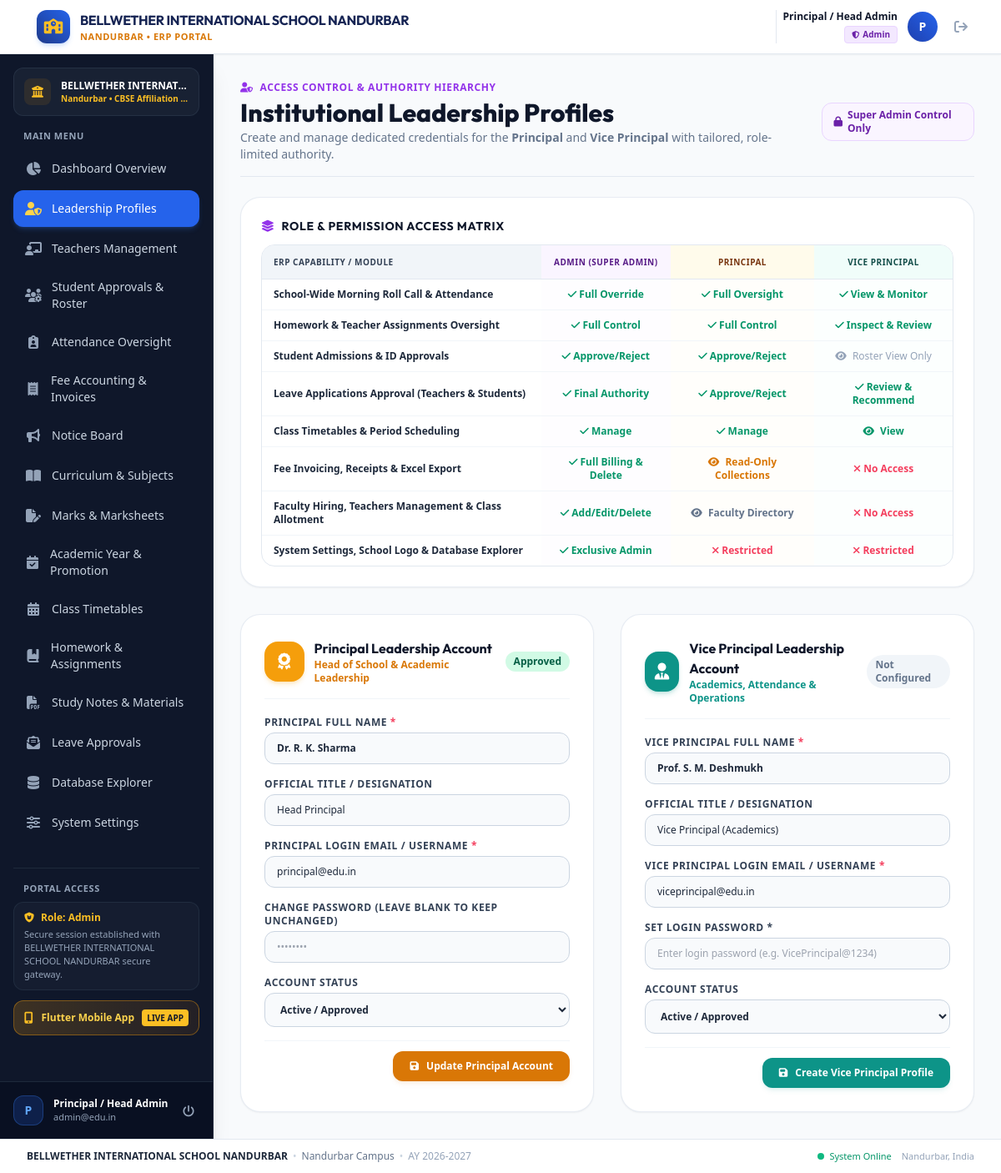
/admin/leadership.php (signed in), run on the app's committed database.
### tables this page shows
CREATE TABLE settings (
            key TEXT PRIMARY KEY,
            value TEXT
        );

CREATE TABLE "users" (
            id INTEGER PRIMARY KEY AUTOINCREMENT,
            username TEXT UNIQUE NOT NULL,
            email TEXT UNIQUE NOT NULL,
            password TEXT NOT NULL,
            role TEXT CHECK(role IN ('admin', 'principal', 'vice_principal', 'teacher', 'student')) NOT NULL,
            status TEXT CHECK(status IN ('pending', 'approved', 'rejected', 'active', 'inactive')) DEFAULT 'approved',
            created_at DATETIME DEFAULT CURRENT_TIMESTAMP,
            updated_at DATETIME DEFAULT CURRENT_TIMESTAMP
        );

### admin/leadership.php (the view, shortened to what the rows shown need)
<?php
require_once __DIR__ . '/../includes/auth.php';
$stmt_p = $pdo->prepare("SELECT * FROM users WHERE role = 'principal' LIMIT 1");
$stmt_p->execute();
$principal_user = $stmt_p->fetch();
$p_display_name = get_setting($pdo, 'principal_name', 'Dr. R. K. Sharma');
$p_display_desig = get_setting($pdo, 'principal_designation', 'Principal & Academic Director');
$vp_display_name = get_setting($pdo, 'vice_principal_name', 'Prof. S. M. Deshmukh');
$vp_display_desig = get_setting($pdo, 'vice_principal_designation', 'Vice Principal (Administration & Academics)');
require_once __DIR__ . '/../includes/header.php';
require_once __DIR__ . '/../includes/sidebar.php';
?>
<main class="flex-1 overflow-y-auto bg-slate-50 p-4 sm:p-6 lg:p-8">
    <div class="flex flex-col sm:flex-row sm:items-center sm:justify-between gap-4 pb-4 border-b border-slate-200 mb-6">
        <div>
            <h1 class="text-2xl sm:text-3xl font-extrabold text-slate-900 font-['Outfit']">
                Institutional Leadership Profiles
            </h1>
        </div>
    </div>
    <div class="bg-white rounded-3xl p-5 sm:p-6 border border-slate-200/80 shadow-sm mb-8">
        <div class="overflow-x-auto rounded-2xl border border-slate-200">
            <table class="w-full text-left text-xs">
                <thead class="bg-slate-100 text-slate-700 uppercase font-bold text-[10px] tracking-wider border-b border-slate-200">
                    <tr>
                        <th class="py-3 px-3.5">ERP Capability / Module</th>
                        <th class="py-3 px-3.5 text-center bg-purple-50 text-purple-900">Admin (Super Admin)</th>
                        <th class="py-3 px-3.5 text-center bg-amber-50 text-amber-900">Principal</th>
                        <th class="py-3 px-3.5 text-center bg-teal-50 text-teal-900">Vice Principal</th>
                    </tr>
                </thead>
            </table>
        </div>
    </div>
    <div class="grid grid-cols-1 lg:grid-cols-2 gap-8">
        <div class="bg-white rounded-3xl p-6 sm:p-7 border border-slate-200/80 shadow-sm flex flex-col justify-between">
            <div>
                <div class="flex items-center justify-between pb-4 border-b border-slate-100 mb-5">
                    <div class="flex items-center space-x-3">
                        <div class="w-12 h-12 rounded-2xl bg-amber-500 text-white flex items-center justify-center font-bold text-xl shadow-md shadow-amber-500/20">
                        </div>
                        <div>
                        </div>
                    </div>
                    <?php if ($principal_user): ?>
                        <span class="px-2.5 py-1 rounded-full text-xs font-bold <?= $principal_user['status'] === 'approved' ? 'bg-emerald-100 text-emerald-800' : 'bg-rose-100 text-rose-800' ?>">
                            <?= ucfirst($principal_user['status']) ?>
                        </span>
                    <?php else: ?>
                        <span class="px-2.5 py-1 rounded-full text-xs font-bold bg-slate-100 text-slate-500">
                            Not Configured
                        </span>
                    <?php endif; ?>
                </div>
                <form method="POST" action="leadership.php" class="space-y-4 text-xs">
                    <div>
                        <label class="block font-bold text-slate-700 uppercase tracking-wider mb-1">
                            Principal Full Name <span class="text-rose-500">*</span>
                        </label>
                        <input type="text" name="principal_name" required value="<?= htmlspecialchars($p_display_name) ?>"
                               placeholder="e.g. Dr. R. K. Sharma"
                               class="w-full px-3.5 py-2.5 rounded-xl border border-slate-300 bg-slate-50 focus:bg-white text-slate-800 font-semibold focus:outline-none focus:ring-2 focus:ring-amber-500">
                    </div>
                    <div>
                        <label class="block font-bold text-slate-700 uppercase tracking-wider mb-1">
                            Official Title / Designation
                        </label>
                        <input type="text" name="principal_designation" value="<?= htmlspecialchars($p_display_desig) ?>"
                               placeholder="e.g. Principal &amp; Academic Director"
                               class="w-full px-3.5 py-2.5 rounded-xl border border-slate-300 bg-slate-50 focus:bg-white text-slate-800 font-medium focus:outline-none focus:ring-2 focus:ring-amber-500">
                    </div>
                    <div>
                        <label class="block font-bold text-slate-700 uppercase tracking-wider mb-1">
                            Principal Login Email / Username <span class="text-rose-500">*</span>
                        </label>
                        <input type="text" name="email" required value="<?= htmlspecialchars($principal_user['email'] ?? 'principal@edu.in') ?>"
                               placeholder="principal@edu.in"
                               class="w-full px-3.5 py-2.5 rounded-xl border border-slate-300 bg-slate-50 focus:bg-white text-slate-800 font-medium focus:outline-none focus:ring-2 focus:ring-amber-500">
                    </div>
                    <div>
                        <label class="block font-bold text-slate-700 uppercase tracking-wider mb-1">Account Status</label>
                        <select name="status" class="w-full px-3.5 py-2.5 rounded-xl border border-slate-300 bg-slate-50 focus:bg-white text-slate-800 font-semibold focus:outline-none focus:ring-2 focus:ring-amber-500">
                            <option value="approved" <?= ($principal_user['status'] ?? 'approved') === 'approved' ? 'selected' : '' ?>>Active / Approved</option>
                        </select>
                    </div>
                </form>
            </div>
        </div>
        <div class="bg-white rounded-3xl p-6 sm:p-7 border border-slate-200/80 shadow-sm flex flex-col justify-between">
            <div>
                <form method="POST" action="leadership.php" class="space-y-4 text-xs">
                    <div>
                        <label class="block font-bold text-slate-700 uppercase tracking-wider mb-1">
                            Vice Principal Full Name <span class="text-rose-500">*</span>
                        </label>
                        <input type="text" name="vice_principal_name" required value="<?= htmlspecialchars($vp_display_name) ?>"
                               placeholder="e.g. Prof. S. M. Deshmukh"
                               class="w-full px-3.5 py-2.5 rounded-xl border border-slate-300 bg-slate-50 focus:bg-white text-slate-800 font-semibold focus:outline-none focus:ring-2 focus:ring-teal-600">
                    </div>
                    <div>
                        <label class="block font-bold text-slate-700 uppercase tracking-wider mb-1">
                            Official Title / Designation
                        </label>
                        <input type="text" name="vice_principal_designation" value="<?= htmlspecialchars($vp_display_desig) ?>"
                               placeholder="e.g. Vice Principal (Academics &amp; Administration)"
                               class="w-full px-3.5 py-2.5 rounded-xl border border-slate-300 bg-slate-50 focus:bg-white text-slate-800 font-medium focus:outline-none focus:ring-2 focus:ring-teal-600">
                    </div>
                </form>
            </div>
        </div>
    </div>
</main>
<?php require_once __DIR__ . '/../includes/footer.php'; ?>

### includes/header.php (shortened to what the rows shown need)
<?php
require_once __DIR__ . '/auth.php';
$school_name = get_setting($pdo, 'school_name', 'BELLWETHER INTERNATIONAL SCHOOL NANDURBAR');
$school_city = get_setting($pdo, 'school_city', 'Nandurbar');
?>
<!DOCTYPE html>
<html lang="en" class="h-full bg-slate-50">
<head>
    <script src="https://cdn.tailwindcss.com"></script>
    <link rel="stylesheet" href="https://cdnjs.cloudflare.com/ajax/libs/font-awesome/6.5.1/css/all.min.css">
    <link rel="stylesheet" href="/assets/css/custom.css">
</head>
<body class="h-full flex flex-col font-sans text-slate-800 antialiased bg-slate-50">
    <header class="bg-white border-b border-slate-200 sticky top-0 z-30 shadow-sm no-print">
        <div class="px-4 sm:px-6 lg:px-8">
            <div class="flex items-center justify-between h-16">
                <div class="flex items-center space-x-3">
                    <a href="/" class="flex items-center space-x-2 sm:space-x-3 group min-w-0">
                        <div class="min-w-0">
                            <span class="text-xs sm:text-sm md:text-base font-bold tracking-tight text-navy-950 font-['Outfit'] block leading-tight truncate max-w-[130px] xs:max-w-[180px] sm:max-w-xs md:max-w-md lg:max-w-xl" title="<?= htmlspecialchars($school_name) ?>"><?= htmlspecialchars($school_name) ?></span>
                            <span class="text-[9px] sm:text-[11px] font-semibold tracking-wider text-amber-600 uppercase block truncate"><?= htmlspecialchars($school_city) ?> • ERP Portal</span>
                        </div>
                    </a>
                </div>
            </div>
        </div>
    </header>
    <div class="flex-1 flex overflow-hidden">

### includes/sidebar.php (shortened to what the rows shown need)
<?php
$user = current_user();
$role = $user['role'] ?? 'student';
$school_name = isset($pdo) ? get_setting($pdo, 'school_name', 'BELLWETHER INTERNATIONAL SCHOOL NANDURBAR') : 'BELLWETHER INTERNATIONAL SCHOOL NANDURBAR';
$school_city = isset($pdo) ? get_setting($pdo, 'school_city', 'Nandurbar') : 'Nandurbar';
$school_affiliation = isset($pdo) ? get_setting($pdo, 'school_affiliation', 'CBSE #113042') : 'CBSE';
?>
<aside id="sidebar" class="fixed inset-y-0 left-0 z-40 w-64 bg-slate-900 text-slate-300 transform -translate-x-full lg:translate-x-0 lg:static lg:inset-auto transition-transform duration-200 ease-in-out flex flex-col justify-between shrink-0 shadow-xl border-r border-slate-800 no-print">
    <div class="p-4 flex-1 flex flex-col overflow-y-auto">
        <div class="px-3 py-3 mb-4 rounded-xl bg-slate-800/60 border border-slate-700/50 flex items-center space-x-3 min-w-0">
            <div class="min-w-0 flex-1">
                <p class="text-xs font-bold text-white truncate" title="<?= htmlspecialchars($school_name) ?>"><?= htmlspecialchars($school_name) ?></p>
                <p class="text-[10px] text-amber-400 font-semibold truncate"><?= htmlspecialchars($school_city) ?> • <?= htmlspecialchars($school_affiliation) ?></p>
            </div>
        </div>
        <div class="mt-8 pt-4 border-t border-slate-800">
            <div class="px-3 py-2.5 rounded-xl bg-slate-800/40 border border-slate-700/40 text-xs text-slate-300">
                <div class="flex items-center space-x-2 text-amber-400 font-semibold mb-1">
                    <i class="fa-solid fa-shield-cat"></i>
                    <span>Role: <?= ucfirst($role) ?></span>
                </div>
                <p class="text-[11px] text-slate-400">Secure session established with <?= htmlspecialchars($school_name) ?> secure gateway.</p>
            </div>
        </div>
    </div>
</aside>

### includes/footer.php (shortened to what the rows shown need)
<?php
$footer_school_name = isset($pdo) ? get_setting($pdo, 'school_name', 'BELLWETHER INTERNATIONAL SCHOOL NANDURBAR') : 'BELLWETHER INTERNATIONAL SCHOOL NANDURBAR';
$footer_school_city = isset($pdo) ? get_setting($pdo, 'school_city', 'Nandurbar') : 'Nandurbar';
?>
    </div>
    <footer class="bg-white border-t border-slate-200 py-3 px-4 sm:px-6 lg:px-8 text-xs text-slate-500 flex flex-col sm:flex-row items-center justify-between gap-2 no-print">
        <div class="flex flex-wrap items-center justify-center sm:justify-start gap-1.5 text-center sm:text-left min-w-0">
            <span class="font-bold text-slate-800 break-words"><?= htmlspecialchars($footer_school_name) ?></span>
            <span class="text-slate-300 hidden sm:inline">&bull;</span>
            <span class="text-slate-500"><?= htmlspecialchars($footer_school_city) ?> Campus</span>
            <span class="text-slate-300 hidden sm:inline">&bull;</span>
            <span class="text-slate-400">AY 2026-2027</span>
        </div>
        <div class="flex items-center space-x-3 shrink-0">
            <span class="inline-flex items-center text-emerald-600 font-medium text-[11px]">
                <span class="w-2 h-2 rounded-full bg-emerald-500 mr-1.5 animate-pulse"></span> System Online
            </span>
            <span class="text-slate-400 text-[11px]"><?= htmlspecialchars($footer_school_city) ?>, India</span>
        </div>
    </footer>
</body>
</html>

### data on the page
settings: value "BELLWETHER INTERNATIONAL SCHOOL NANDURBAR", value "BELLWETHER INTERNAT…"
settings: value "NANDURBAR", value "Nandurbar"
settings: value "CBSE Affiliation…"
users: status "Approved", email "principal@edu.in", status "Active / Approved"
settings: principal_name "Dr. R. K. Sharma"
settings: principal_designation "Head Principal"
settings: vice_principal_name "Prof. S. M. Deshmukh"
settings: vice_principal_designation "Vice Principal (Academics)"

### other printed values
$current_user['name'] "Principal / Head Admin"
$role_label "Admin"
substr($current_user['name'], 0, 1) "P"
$item['title'] "Dashboard Overview"
$item['title'] "Leadership Profiles"
$item['title'] "Teachers Management"
$item['title'] "Student Approvals & Roster"
$item['title'] "Attendance Oversight"
$item['title'] "Fee Accounting & Invoices"
$item['title'] "Notice Board"
$item['title'] "Curriculum & Subjects"
$item['title'] "Marks & Marksheets"
$item['title'] "Academic Year & Promotion"
$item['title'] "Class Timetables"
$item['title'] "Homework & Assignments"
